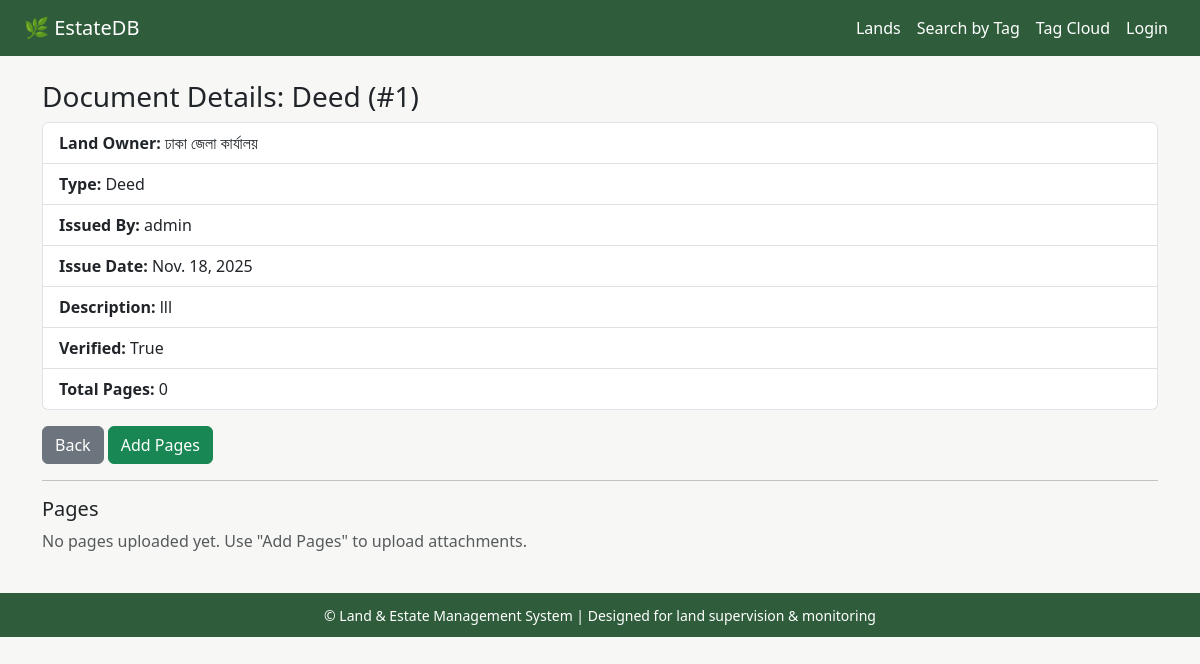
Page /documents/view/1/ on the committed database.
### documents/models.py (models this page shows, shortened)
class Document(models.Model):
    DOCUMENT_TYPES = [
        ('Uncategorized', 'Uncategorized'),
        ('Gazette', 'Gazette'),
        ('Deed (Sale Deed / Registry Deed)', 'Deed (Sale Deed / Registry Deed)'),
        ('Khatiyan', 'Khatiyan'),
        ('Mutation (Namjari)', 'Mutation (Namjari)'),
        ('Lease Deed', 'Lease Deed'),
        ('Land Tax (Khajna / DCR)', 'Land Tax (Khajna / DCR)'),
        ('Porcha', 'Porcha'),
        ('Mouza Map', 'Mouza Map'),
        ('Baina / Agreement for Sale', 'Baina / Agreement for Sale'),
        ('Land Survey Report', 'Land Survey Report'),
        ('Building Plan Approval', 'Building Plan Approval'),
    ]
    SURVEY_TYPES = [
        ('CS', 'CS'),
        ('SA', 'SA'),
        ('RS', 'RS'),
        ('BDS', 'BDS'),
    ]
    land = models.ForeignKey(Land, on_delete=models.CASCADE, related_name='documents')
    document_type = models.CharField(max_length=50, choices=DOCUMENT_TYPES)
    survey_type = models.CharField(max_length=10, choices=SURVEY_TYPES, blank=True, null=True)
    from_page = models.PositiveIntegerField(blank=True, null=True)
    to_page = models.PositiveIntegerField(blank=True, null=True)
    document_number = models.IntegerField(unique=True, editable=False, null=True, blank=True)
    issue_date = models.DateField(auto_now_add=True)
    issued_by = models.ForeignKey(User, on_delete=models.SET_NULL, null=True)
    file_name = models.CharField(max_length=255, blank=True, null=True)
    file_type = models.CharField(max_length=50, blank=True, null=True)
    description = models.CharField(max_length=255, blank=True, null=True)
    scanned_copy = models.FileField(upload_to=document_path, blank=True, null=True)
    verified = models.BooleanField(default=False)
    merged_pdf = models.FileField(upload_to=document_path, blank=True, null=True)
    created_at = models.DateTimeField(auto_now_add=True)
    updated_at = models.DateTimeField(auto_now=True)

### lands/models.py (models this page shows, shortened)
class Land(models.Model):
    rd_office = models.CharField(max_length=100)
    division = models.CharField(max_length=100)
    district = models.CharField(max_length=100)
    upazila = models.CharField(max_length=100)
    mouza = models.CharField(max_length=100, blank=True, null=True)
    dag_no = models.CharField(max_length=50, blank=True, null=True)
    khatian_no = models.CharField(max_length=50, blank=True, null=True)
    area = models.DecimalField(max_digits=10, decimal_places=2, help_text="Area in acres")
    owner_name = models.CharField(max_length=150)
    created_at = models.DateTimeField(auto_now_add=True)
    updated_at = models.DateTimeField(auto_now=True)

### documents/views.py (the view)
# urls.py: path('view/<int:pk>/', views.document_detail, name='document_detail'),
def document_detail(request, pk):
    document = get_object_or_404(Document, pk=pk)
    pages = document.pages.prefetch_related('page_tags__tag').all().order_by('page_number')
    tag_form = TagForm()
    return render(request, "documents/document_detail.html", {
        'document': document,
        'pages': pages,
        'tag_form': tag_form,
    })

### documents/templates/documents/document_detail.html (shortened to what this page needs)
{% extends "base.html" %}
{% block content %}
<h3>Document Details: {{ document.document_type }} (#{{ document.document_number }})</h3>
<ul class="list-group mb-3">
    <li class="list-group-item"><strong>Land Owner:</strong> {{ document.land.owner_name }}</li>
    <li class="list-group-item"><strong>Type:</strong> {{ document.document_type }}</li>
    <li class="list-group-item"><strong>Issued By:</strong> {{ document.issued_by }}</li>
    <li class="list-group-item"><strong>Issue Date:</strong> {{ document.issue_date }}</li>
    <li class="list-group-item"><strong>Description:</strong> {{ document.description }}</li>
    <li class="list-group-item"><strong>Verified:</strong> {{ document.verified }}</li>
    <li class="list-group-item"><strong>Total Pages:</strong> {{ pages|length }}</li>
</ul>
<div class="mb-3">
    <a href="{% url 'documents:document_list' document.land.id %}" class="btn btn-secondary">Back</a>
    <button class="btn btn-success" onclick="addPages()">Add Pages</button>
</div>
<hr>
<h5>Pages</h5>
{% if pages %}
<table class="table table-bordered table-sm">
    <thead>
        <tr>
            <th>#</th>
            <th>Preview</th>
            <th>File Name</th>
            <th>Type</th>
            <th>Tags</th>
            <th>Actions</th>
        </tr>
    </thead>
    <tbody>
        {% for page in pages %}
        <tr id="page-row-{{ page.id }}">
            <td>{{ page.page_number }}</td>
            <td>
                {% if page.file_type == 'pdf' %}
                <a href="{{ page.file.url }}" target="_blank">
                    <img src="{{ page.file.url }}" alt="Page {{ page.page_number }}"
                        style="height:60px; object-fit:cover; border:1px solid #ddd;">
                </a>
                {% else %}
                <a href="{{ page.file.url }}" target="_blank">
                    <img src="{{ page.file.url }}" alt="Page {{ page.page_number }}"
                        style="height:60px; width:45px; object-fit:cover; border:1px solid #ddd;">
                </a>
                {% endif %}
            </td>
            <td>{{ page.file_name }}</td>
            <td><span class="badge bg-secondary">{{ page.file_type|upper }}</span></td>
            <td>
                <div id="tags-{{ page.id }}">
                    {% for pt in page.page_tags.all %}
                        <span class="badge bg-primary tag-badge" style="cursor:pointer;"
                            onclick="removeTag({{ page.id }}, '{{ pt.tag.name }}')"
                            title="Click to remove">
                            {{ pt.tag.name }} &times;
                        </span>
                    {% empty %}
                        <span class="text-muted">No tags</span>
                    {% endfor %}
                </div>
                <button class="btn btn-link btn-sm p-0 mt-1" onclick="showTagInput({{ page.id }})">+ Add Tag</button>
                <div id="tag-input-{{ page.id }}" class="d-none mt-1">
                    <input type="text" id="new-tag-{{ page.id }}" class="form-control form-control-sm"
                        placeholder="Enter tag" style="width:150px; display:inline;">
                    <button class="btn btn-sm btn-success" onclick="addTag({{ page.id }})">Add</button>
                    <button class="btn btn-sm btn-secondary" onclick="hideTagInput({{ page.id }})">Cancel</button>
                </div>
            </td>
            <td>
                <a href="{{ page.file.url }}" class="btn btn-info btn-sm" target="_blank">View</a>
                <button class="btn btn-danger btn-sm" onclick="deletePage({{ page.id }})">Delete</button>
            </td>
        </tr>
        {% endfor %}
    </tbody>
</table>
{% else %}
<p class="text-muted">No pages uploaded yet. Use "Add Pages" to upload attachments.</p>
{% endif %}
{% endblock %}

### templates/base.html (style rules this page uses)
body { background-color: #f7f8f5; }

### rows in the picture
Document: document_type "Deed", document_number "1", land.owner_name "ঢাকা জেলা কার্যালয়", issued_by "admin", issue_date "Nov. 18, 2025", description "lll", verified "True"

### other values in the picture
{{ pages|length }} "0"
